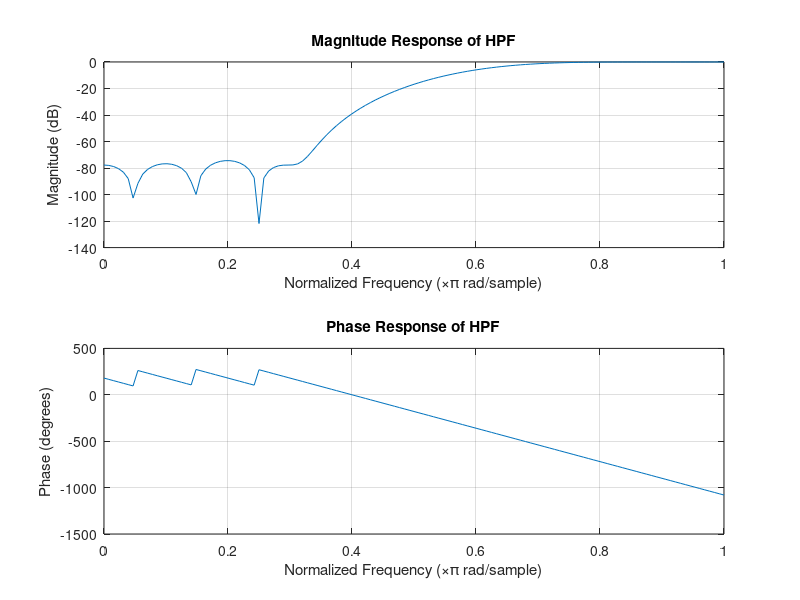

This figure's MATLAB source:
clc;
clear;
close all;

% Parameters
n = 20;         % Filter order
fp = 300;       % Cutoff frequency (Hz)
fs = 1000;      % Sampling frequency (Hz)

% Design the high-pass filter
b = fir1(n, fp/(fs/2), 'high', blackman(n+1));

% Frequency response
freqz(b, 1, 128);

% Add titles to the plots
subplot(2, 1, 1);
title('Magnitude Response of HPF');
subplot(2, 1, 2);
title('Phase Response of HPF');
